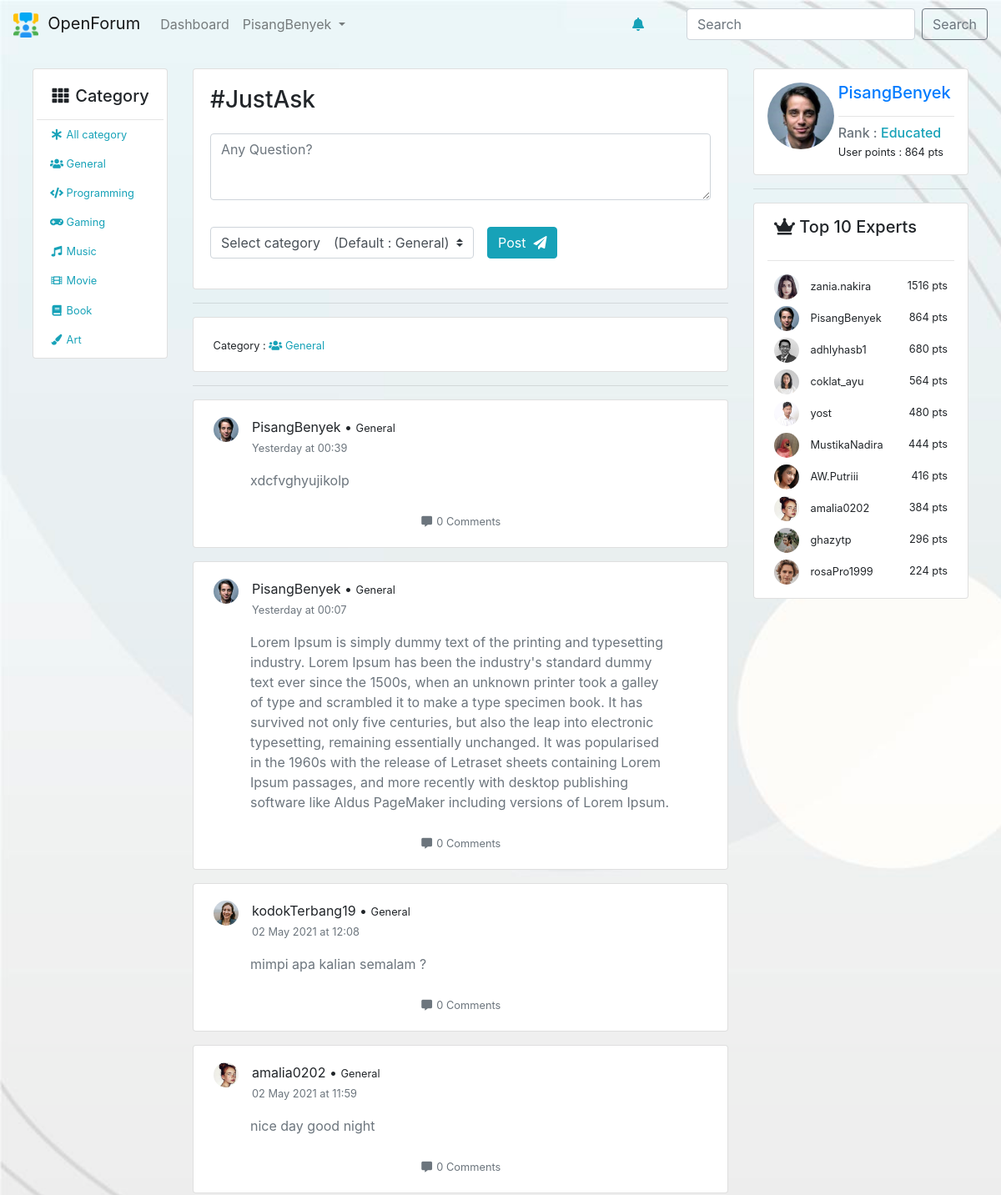
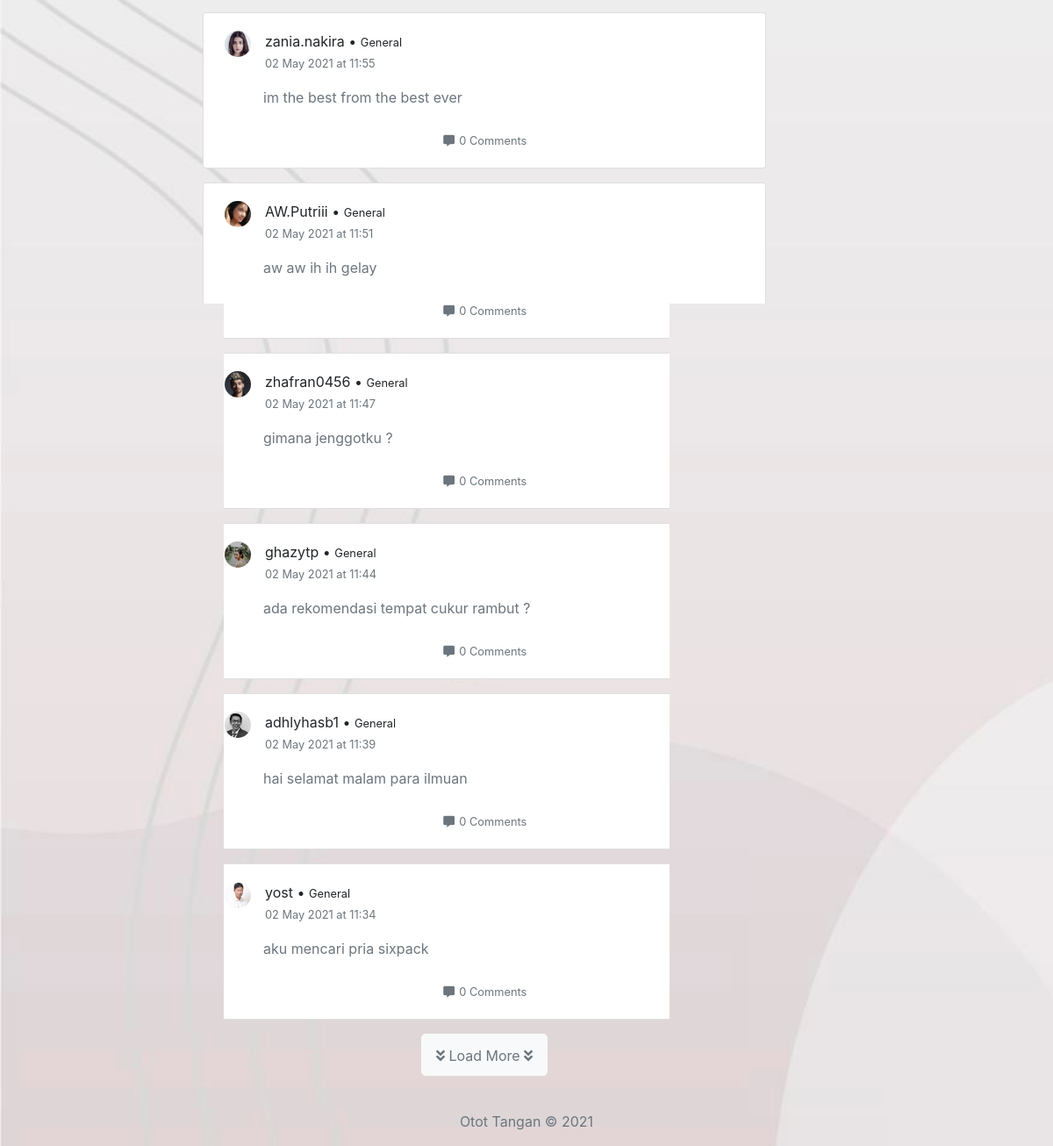
Page /dashboard/index/General (signed in) on the committed database (2 pictures, top to bottom).
### tables this page shows
CREATE TABLE `posts` (
  `id` int(11) NOT NULL,
  `owner` int(11) NOT NULL,
  `content` mediumtext NOT NULL,
  `category` varchar(25) NOT NULL DEFAULT 'General',
  `time_posted` datetime NOT NULL DEFAULT current_timestamp()
);

CREATE TABLE `users` (
  `id` int(11) NOT NULL,
  `fullname` varchar(100) NOT NULL,
  `username` varchar(100) NOT NULL,
  `email` varchar(100) NOT NULL,
  `password` varchar(255) NOT NULL,
  `photo` varchar(100) NOT NULL DEFAULT 'user.png',
  `register_date` date NOT NULL DEFAULT current_timestamp(),
  `rank` enum('Newbie','Helper','Ambitious','Educated','Expert','Professional','Genius') NOT NULL DEFAULT 'Newbie',
  `points` int(11) NOT NULL DEFAULT 0
);

### app/core/Controller.php (called while the page is built, shortened)
<?php
class Controller{
	public function view($view, $data = [])
	{
		require_once '../app/views/' . $view . '.php' ;
	}
	public function model($model)
	{
		return new $model;
	}
}

### app/controllers/Dashboard.php (called while the page is built, shortened)
<?php
class Dashboard extends Controller {
	public function index($category = 'All',$rows = 10)
	{
		$data['rows']=$rows;
		$data['user'] = $this->model('User_model')->getUserData($_SESSION['UserLoggedIn']);
		$data['top10'] = $this->model('User_model')->getTop();
		$data['count'] = count($data['top10']);
		if ($category == 'All') {
			$data['categoryshow']="All Category";
		}else{
			$data['categoryshow']=$category;
		}
		if ($category == 'All') {
			$data['category']="All";
		}else{
			$data['category']=$category;
		}
		$categoryLogo = $this->model('Post_model')->getCategoryLogo($category);
		$data['logo'] = $categoryLogo;
		if ($category == 'All') {
			$data['post'] = $this->model('Post_model')->getAllPost($data['rows']);
			$postCount = $this->model('Post_model')->countAllPost($data['rows']);
			for ($i=0; $i < $postCount ; $i++) {
				$userData = $this->model('User_model')->getUserById($data['post'][$i]['owner']);
				$timeConvert = $this->model('Post_model')->convertTime($data['post'][$i]['time_posted']);
				$commentCount = $this->model('Comment_model')->commentCount($data['post'][$i]['id']);
				$data['post'][$i]['date'] = $timeConvert['date'];
				$data['post'][$i]['hour'] = $timeConvert['hour'];
				$data['post'][$i]['ppowner'] = $userData[0]['photo'];
				$data['post'][$i]['ownername'] = $userData[0]['username'];
				$data['post'][$i]['comments'] = $commentCount;
			}
		}else{
			$data['post'] = $this->model('Post_model')->getPostByCategory($category,$rows);
			$postCount = $this->model('Post_model')->countPostByCategory($category,$rows);
			for ($i=0; $i < $postCount ; $i++) {
				$userData = $this->model('User_model')->getUserById($data['post'][$i]['owner']);
				$timeConvert = $this->model('Post_model')->convertTime($data['post'][$i]['time_posted']);
				$commentCount = $this->model('Comment_model')->commentCount($data['post'][$i]['id']);
				$data['post'][$i]['comments'] = $commentCount;
				$data['post'][$i]['date'] = $timeConvert['date'];
				$data['post'][$i]['hour'] = $timeConvert['hour'];
				$data['post'][$i]['ppowner'] = $userData[0]['photo'];
				$data['post'][$i]['ownername'] = $userData[0]['username'];
			}
		}
		$data['title'] = "Dashboard";
		$this->view('dashboard/index',$data);
		$this->view('template/right-panel',$data);
	}
}

### app/core/App.php (called while the page is built, shortened)
<?php
class App{
	protected $controller = 'home';
	protected $method = 'index';
	protected $params = [];
	public function __construct()
	{
		$url = $this -> parseURL();
		if (file_exists('../app/controllers/' . $url[0] . '.php')) {
			$this->controller = $url[0];
			unset($url[0]);
		}
		$this->controller = new $this->controller;
		if (isset($url[1])) {
			if (method_exists($this -> controller, $url[1])) {
				$this->method = $url[1];
				unset($url[1]);
			}
		}
		if (!empty($url)) {
			$this->params = array_values($url);
		}
		call_user_func_array([$this->controller, $this->method], $this->params);
	}
	public function parseURL()
	{
		if (isset($_GET['url'])) {
			$url = rtrim($_GET['url'],'/');
			$url = filter_var($url, FILTER_SANITIZE_URL);
			$url = explode('/', $url);
			return $url;
		}else{
			$url = [$this->controller];
			return $url;
		}
	}
}

### public/index.php (called while the page is built, shortened)
<?php
$app = new App;

### app/core/Database.php (called while the page is built, shortened)
<?php
class Database {
    private $host = DB_HOST;
    private $user = DB_USER;
    private $pass = DB_PASS;
    private $db_name = DB_NAME;
    private $dbh;
    private $stmt;
    public function __construct()
    {
        $dsn = 'mysql:host=' . $this->host . ';dbname=' . $this->db_name;
        $option = [
            PDO::ATTR_PERSISTENT => true,
            PDO::ATTR_ERRMODE => PDO::ERRMODE_EXCEPTION
        ];
        try {
            $this->dbh = new PDO($dsn, $this->user, $this->pass, $option);
        } catch(PDOException $e) {
            die($e->getMessage());
        }
    }
    public function query($query)
    {
        $this->stmt = $this->dbh->prepare($query);
    }
    public function bind($param, $value, $type = null)
    {
        if( is_null($type) ) {
            switch( true ) {
                default :
                    $type = PDO::PARAM_STR;
            }
        }
        $this->stmt->bindValue($param, $value, $type);
    }
    public function execute()
    {
        $this->stmt->execute();
    }
    public function resultSet()
    {
        $this->execute();
        return $this->stmt->fetchAll(PDO::FETCH_ASSOC);
    }
    public function rowCount()
    {
        return $this->stmt->rowCount();
    }
}

### app/models/Post_model.php (called while the page is built, shortened)
<?php
class Post_model
{
	public function __construct()
	{
        $this->db = new Database;
	}
	public function getCategoryLogo($data)
	{
		switch ($data) {
			default:
				return 'fas fa-users';
				break;
		}
	}
	public function getPostByCategory($category,$rows)
	{
		$this->db->query('SELECT * FROM posts WHERE category=:category ORDER BY id DESC LIMIT '.$rows);
		$this->db->bind('category',$category);
		$result = $this->db->resultSet();
		return $result;
	}
	public function countPostByCategory($category,$rows)
	{
		$this->db->query('SELECT * FROM posts WHERE category=:category LIMIT '.$rows);
		$this->db->bind('category',$category);
		$this->db->execute();
		$total  = $this->db->rowCount();
		return $total;
	}
	public function convertTime($datetime)
	{
			$chattime = $datetime;
            $stringtime = strtotime($chattime);
            $hour = date('H:i', $stringtime);
            $today = new DateTime();
            $today->setTime( 0, 0, 0 );
            $match_date = DateTime::createFromFormat( "Y-m-d H:i:s", $chattime );
            $match_date->setTime( 0, 0, 0 );
            $diff = $today->diff( $match_date );
            $diffDays = (integer)$diff->format( "%R%a" );
            switch( $diffDays ) {
                case -1:
                    $theDate =  "Yesterday";
                    break;
                default:
                    $theDate =  date('d M Y', $stringtime);
            }
            $time['date']=$theDate;
            $time['hour']=$hour;
            return $time;
	}
}

### app/models/User_model.php (called while the page is built, shortened)
<?php
class User_model {
    private $db;
    public function __construct()
    {
        $this->db = new Database;
    }
    public function getUserData($data)
    {
        $username = $_SESSION['UserLoggedIn'];
        $this->db->query('SELECT * FROM users WHERE username=:username');
        $this->db->bind('username',$username);
        return $this->db->single();
    }
    public function getTop()
    {
        $this->db->query('SELECT * FROM users ORDER BY points DESC LIMIT 10 ');
        return $this->db->resultSet();
    }
    public function getUserById($id)
    {
        $this->db->query('SELECT * FROM users WHERE id=:id');
        $this->db->bind('id',$id);
        return $this->db->resultSet();
    }
}

### app/models/Comment_model.php (called while the page is built, shortened)
<?php
class Comment_model
{
	public function __construct()
	{
        $this->db = new Database;
	}
	public function commentCount($postId)
	{
		$this->db->query('SELECT * FROM comments WHERE post_id =:postId');
		$this->db->bind('postId' , $postId);
		$this->db->execute();
		return $this->db->rowCount();
	}
}

### app/views/dashboard/index.php (the view, shortened to what this page needs)
<div class="col-md-7">
	<div class="card">
		<div class="card-body">
			<form action="<?=ROOTURL ?>/dashboard/submitPost" method="post">
				<div class="form-group">
				    <h3 for="FormControlTextarea1" class="mb-4">#JustAsk</h3>
				    <textarea required="" name="postfield" id="post-field" class="form-control" id="FormControlTextarea1" rows="3" placeholder="Any Question?"></textarea>
				</div>
				<div class="row mx-auto">
					<div class="form-group mt-3 mr-3">
						<select class="custom-select" name="category">
						  <option value="General">Select category&emsp;(Default : General)</option>
						</select>
					</div>
					<div class="form-group mt-3">
						<button type="submit" name="post" class="btn btn-info">
							Post &nbsp;<i class="fas fa-paper-plane"></i>
						</button>
					</div>
				</div>
			</form>
		</div>
	</div>
	<hr>
	<div class="card">
		<div class="card-body">
			<small>&nbsp;Category : <span class="text-info"><i class="<?= $data['logo'] ?> fa-fw"></i> <?= $data['categoryshow'] ?></span></small>
		</div>
	</div>
	<hr>
	<?php foreach ($data['post'] as $post): ?>
	<div class="card mb-3">
		<div class="card-body">
			<div>
				<div class="row mx-1">
					<img src="<?=ROOTURL ?>/public/assets/img/profile-img/<?=$post['ppowner'] ?>" height="30px" width="30px" class="rounded-circle">&emsp;
					<div>
						<span class="mb-0 pb-0"><?=$post['ownername'];?> &bull; <small><?= $post['category']  ?></small></span><br>
						<small class="text-muted mt-0"><?=$post['date'].' at '.$post['hour'] ?></small>
					</div>
				</div>
				<div class="mx-5 mt-3">
					<a href="<?=ROOTURL ?>/post/<?=$post['id'] ?>" class="card-text deco-none">
						<p class="text-muted"><?= $post['content']?></p>
					</a>
				</div>
				<div class="d-flex justify-content-center mt-4">
					<div class="text-center">
						<a href="<?=ROOTURL ?>/post/<?=$post['id'] ?>" class="deco-none text-secondary">
							<small><i class="fas fa-comment-alt fa-fw"></i> <?= $post['comments'] ?> Comments</small>
						</a>
					</div>
				</div>
			</div>
		</div>
	</div>
	<?php endforeach ?>
		<div id="Load" class="d-flex justify-content-center mb-4">
			<a href="<?= ROOTURL.'/dashboard/index/'.$data['category']?>/<?php echo $data['rows'] += 5 ?>#Load" class="btn btn-light btn-lg">
				<small class="text-secondary">
				<i class="fas fa-angle-double-down"></i> Load More <i class="fas fa-angle-double-down"></i>
				</small>
			</a>
		</div>
</div>

### app/views/template/right-panel.php
	<div class="col-md-3">
		<div class="card p-3">
			<div class="row">
				<div class="col-md-4">
					<img class="rounded-circle" src="<?= ROOTURL ?>/public/assets/img/profile-img/<?=$data['user']['photo']?>" width="80px" height="80px">
				</div>
				<div class="col-md-8">
					<h5 class="text-primary"><?= $_SESSION['UserLoggedIn']?></h5><hr>
					<h6 class="card-subtitle text-muted">Rank : <span class="text-info"><?=$data['user']['rank']?></span></h6>
					<small>User points : <?=$data['user']['points']?> pts</small>
				</div>
			</div>
		</div>
		<hr>
		<div class="card px-3 py-2">
			<h5 class="card-title mx-2 mt-2"><i class="fas fa-crown"></i>&nbsp;Top 10 Experts </h5>
			<hr>
			<?php for ($i=0; $i < $data['count'] ; $i++) { ?>
				<div class="d-flex justify-content-between mx-2 mb-2">
					<div>
						<img class="rounded-circle" src="<?= ROOTURL ?>/public/assets/img/profile-img/<?=$data['top10'][$i]['photo']?>" width="30px" height="30px">
						&nbsp; <small><?=$data['top10'][$i]['username']?></small>
					</div>
					<div>
						<small><?=$data['top10'][$i]['points']?> pts</small>
					</div>
				</div>
			<?php } ?>
		</div>
	</div>
</div>

### public/assets/css/global.css (style rules this page uses)
body { background-image: url('../img/wave.jpg'); background-repeat: none; background-attachment: fixed; background-size: cover; }
#post-field { min-height: 80px; height: 80px; max-height: 150px; }
a.deco-none { text-decoration: none; }

### rows in the picture
posts: category "General", shows a picture, ownername "zania.nakira", date "02 May 2021", hour "11:55", content "im the best from the best ever", comments "0"
posts: ownername "PisangBenyek", category "General", date "Yesterday", hour "00:39", content "xdcfvghyujikolp", comments "0"
posts: ownername "PisangBenyek", category "General", date "Yesterday", hour "00:07", content "Lorem Ipsum is simply dummy text of the printing and typesetting industry. Lorem Ipsum has been the industry's standard dummy text ever since the 1500s, when an unknown printer took a galley of type and scrambled it to make a type specimen book. It has survived not only five centuries, but also the leap into electronic typesetting, remaining essentially unchanged. It was popularised in the 1960s with the release of Letraset sheets containing Lorem Ipsum passages, and more recently with desktop publishing software like Aldus PageMaker including versions of Lorem Ipsum.", comments "0"
posts: shows a picture, ownername "kodokTerbang19", category "General", date "02 May 2021", hour "12:08", content "mimpi apa kalian semalam ?", comments "0"
posts: shows a picture, ownername "amalia0202", category "General", date "02 May 2021", hour "11:59", content "nice day good night", comments "0"
posts: shows a picture, ownername "AW.Putriii", category "General", date "02 May 2021", hour "11:51", content "aw aw ih ih gelay", comments "0"
posts: shows a picture, ownername "zhafran0456", category "General", date "02 May 2021", hour "11:47", content "gimana jenggotku ?", comments "0"
posts: shows a picture, ownername "ghazytp", category "General", date "02 May 2021", hour "11:44", content "ada rekomendasi tempat cukur rambut ?", comments "0"
posts: shows a picture, ownername "adhlyhasb1", category "General", date "02 May 2021", hour "11:39", content "hai selamat malam para ilmuan", comments "0"
posts: shows a picture, ownername "yost", category "General", date "02 May 2021", hour "11:34", content "aku mencari pria sixpack", comments "0"
users: photo (picture), rank "Educated", points "864", username "PisangBenyek"
users: photo (picture), username "zania.nakira", points "1516"
users: photo (picture), username "adhlyhasb1", points "680"
users: photo (picture), username "coklat_ayu", points "564"
users: photo (picture), username "yost", points "480"
users: photo (picture), username "MustikaNadira", points "444"
users: photo (picture), username "AW.Putriii", points "416"
users: photo (picture), username "amalia0202", points "384"
users: photo (picture), username "ghazytp", points "296"
users: photo (picture), username "rosaPro1999", points "224"

### other values in the picture
$_SESSION['UserLoggedIn'] "PisangBenyek"
